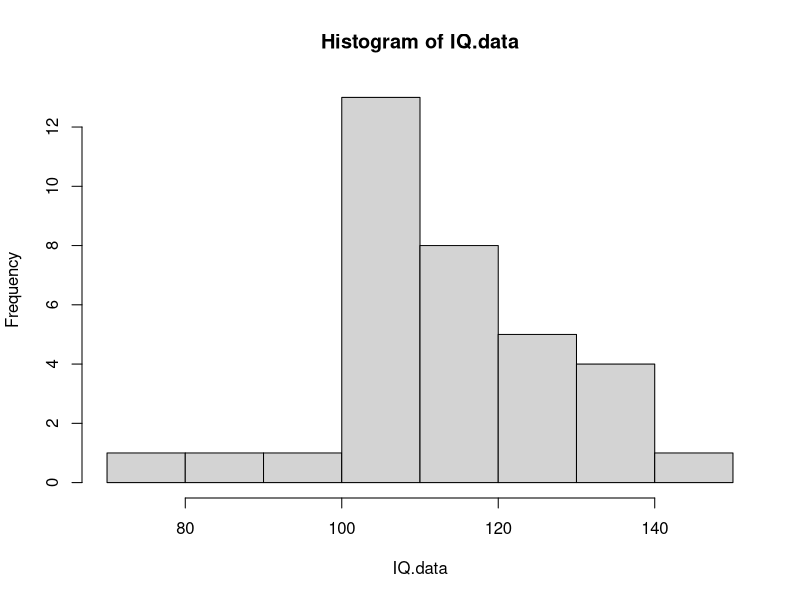
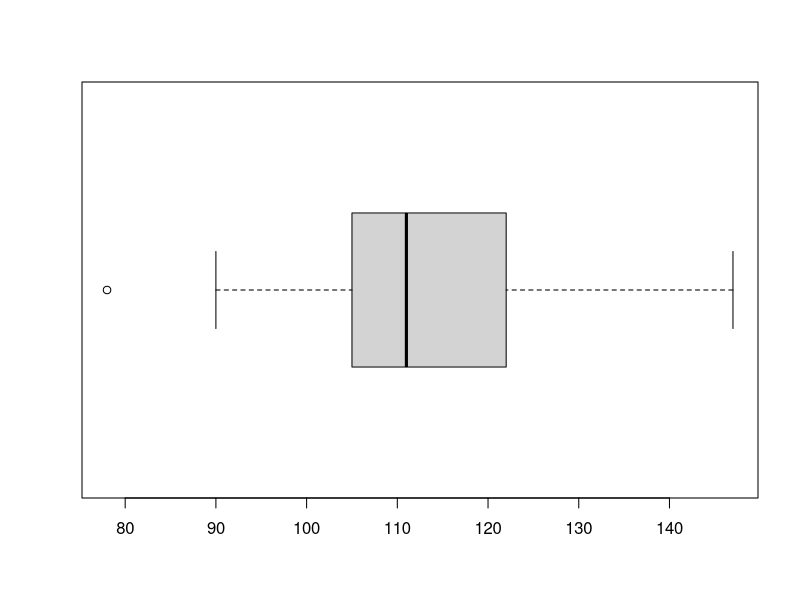
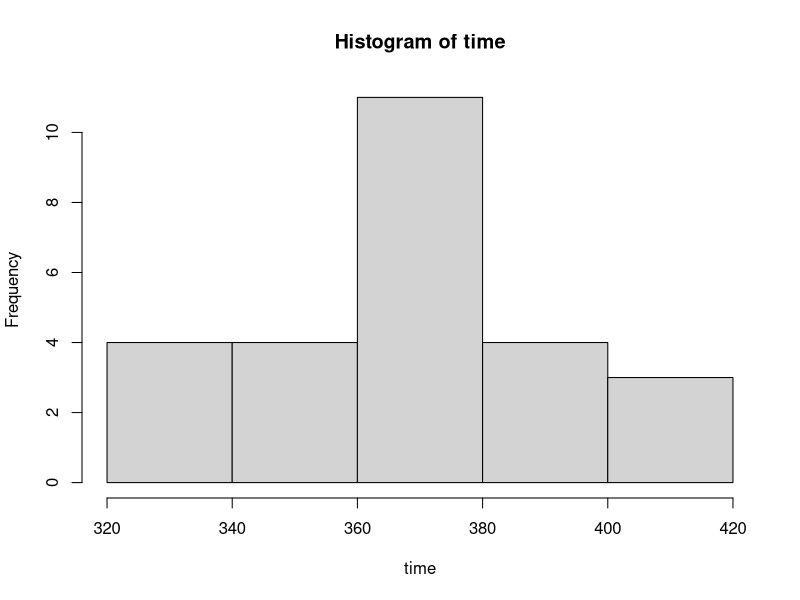

Recreate these plots in R, in order.
###################################################################### 
# Use the R code to calculate the sample summary statistics, histogram and boxplot. 
# Can copy and paste directly to R script.
IQ.data = c(78,	90,	99,	102,	103,	103,	104,	105,	105,	105,	106,	106,
            109,	109,	109,	109,	111,	111,	111,	112,	113,	113,	118,	118,
            122,	122,	123,	124,	127,	132,	136,	140,	140,	147)

summary(IQ.data) 
sd(IQ.data) 
hist(IQ.data) 
boxplot(IQ.data, horizontal = TRUE) 
###################################################################### 

##########################################################################################
# Use R to create a stemplot 
# Copy the data and code below 
# Run the code in R
time=c(	380,	350,	356,	361,	378,	420,	322,	397,	404,	373,	376,	371,	362,
        368,	365,	328,	337,	393,	393,	368,	377,	358,	353,	406,	332,	399)
stem(time,1)
summary(time)
hist(time)
mins = time/60
summary(mins)
#Note: If your stems from R are not the same as below. Change 1 in the stem function to 2.
#######################################################################################

##########################################################
#R Code for question 10
data = c(116.7, 115.6, 114.6, 115.1, 115.7)
newData = data -50
summary(data)
sd(data)
devation = c()

for(item in data){
  numsd = item-mean(data)
  devation = c(devation, numsd)
  print(numsd)
}

variance = sum(devation^2)/5
print(variance)
sqrt(variance)
sd(devation)
print(devation)

summary(newData)
mean = sum(data)/5
print(mean)

